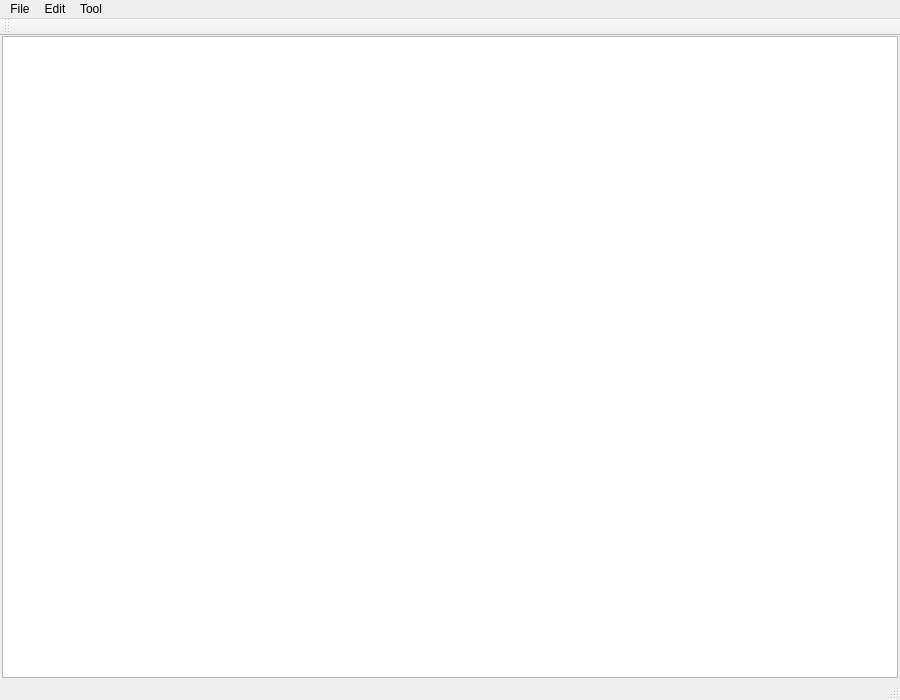
<?xml version="1.0" encoding="UTF-8"?>
<ui version="4.0">
 <class>MainWindow</class>
 <widget class="QMainWindow" name="MainWindow">
  <property name="geometry">
   <rect>
    <x>0</x>
    <y>0</y>
    <width>900</width>
    <height>700</height>
   </rect>
  </property>
  <property name="windowTitle">
   <string>MainWindow</string>
  </property>
  <widget class="QWidget" name="centralWidget">
   <layout class="QVBoxLayout" name="verticalLayout">
    <property name="leftMargin">
     <number>2</number>
    </property>
    <property name="topMargin">
     <number>0</number>
    </property>
    <property name="rightMargin">
     <number>2</number>
    </property>
    <property name="bottomMargin">
     <number>0</number>
    </property>
    <item>
     <widget class="Console" name="console">
      <property name="plainText">
       <string/>
      </property>
     </widget>
    </item>
   </layout>
  </widget>
  <widget class="QMenuBar" name="menuBar">
   <property name="geometry">
    <rect>
     <x>0</x>
     <y>0</y>
     <width>900</width>
     <height>23</height>
    </rect>
   </property>
   <widget class="QMenu" name="menuFile">
    <property name="title">
     <string>File</string>
    </property>
    <addaction name="actionConnect"/>
    <addaction name="actionQuick_Connect"/>
    <addaction name="actionDisConnect"/>
   </widget>
   <widget class="QMenu" name="menuEdit">
    <property name="title">
     <string>Edit</string>
    </property>
   </widget>
   <widget class="QMenu" name="menuTool">
    <property name="title">
     <string>Tool</string>
    </property>
   </widget>
   <addaction name="menuFile"/>
   <addaction name="menuEdit"/>
   <addaction name="menuTool"/>
  </widget>
  <widget class="QToolBar" name="mainToolBar">
   <attribute name="toolBarArea">
    <enum>TopToolBarArea</enum>
   </attribute>
   <attribute name="toolBarBreak">
    <bool>true</bool>
   </attribute>
  </widget>
  <widget class="QStatusBar" name="statusBar"/>
  <action name="actionConnect">
   <property name="icon">
    <iconset resource="images.qrc">
     <normaloff>:/images/images/connect.png</normaloff>:/images/images/connect.png</iconset>
   </property>
   <property name="text">
    <string>Connect</string>
   </property>
  </action>
  <action name="actionDisConnect">
   <property name="icon">
    <iconset resource="images.qrc">
     <normaloff>:/images/images/disconnect.png</normaloff>:/images/images/disconnect.png</iconset>
   </property>
   <property name="text">
    <string>DisConnect</string>
   </property>
  </action>
  <action name="actionQuick_Connect">
   <property name="icon">
    <iconset resource="images.qrc">
     <normaloff>:/images/images/quick_connect.png</normaloff>:/images/images/quick_connect.png</iconset>
   </property>
   <property name="text">
    <string>Quick Connect</string>
   </property>
  </action>
 </widget>
 <layoutdefault spacing="6" margin="11"/>
 <customwidgets>
  <customwidget>
   <class>Console</class>
   <extends>QPlainTextEdit</extends>
   <header location="global">console.h</header>
  </customwidget>
 </customwidgets>
 <resources>
  <include location="images.qrc"/>
 </resources>
 <connections/>
</ui>
